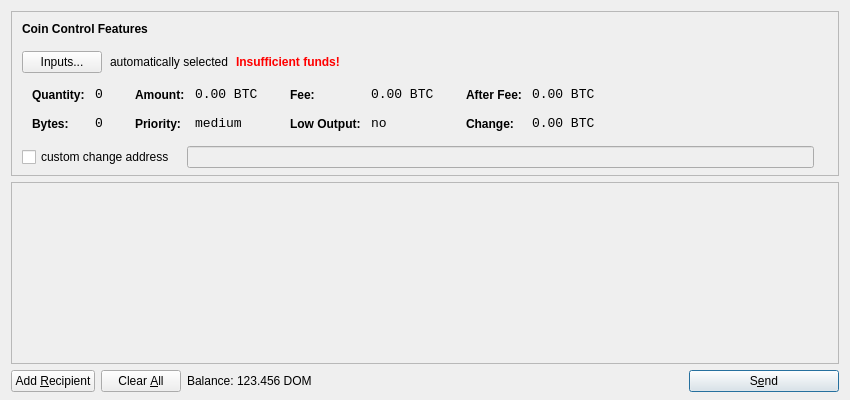
<?xml version="1.0" encoding="UTF-8"?>
<ui version="4.0">
 <class>SendCoinsDialog</class>
 <widget class="QDialog" name="SendCoinsDialog">
  <property name="geometry">
   <rect>
    <x>0</x>
    <y>0</y>
    <width>850</width>
    <height>400</height>
   </rect>
  </property>
  <property name="windowTitle">
   <string>Send Coins</string>
  </property>
  <layout class="QVBoxLayout" name="verticalLayout" stretch="0,1,0">
   <property name="bottomMargin">
    <number>8</number>
   </property>
   <item>
    <widget class="QFrame" name="frameCoinControl">
     <property name="sizePolicy">
      <sizepolicy hsizetype="Expanding" vsizetype="Expanding">
       <horstretch>0</horstretch>
       <verstretch>0</verstretch>
      </sizepolicy>
     </property>
     <property name="maximumSize">
      <size>
       <width>16777215</width>
       <height>16777215</height>
      </size>
     </property>
     <property name="frameShape">
      <enum>QFrame::StyledPanel</enum>
     </property>
     <property name="frameShadow">
      <enum>QFrame::Sunken</enum>
     </property>
     <layout class="QVBoxLayout" name="verticalLayoutCoinControl2">
      <property name="spacing">
       <number>-1</number>
      </property>
      <property name="leftMargin">
       <number>0</number>
      </property>
      <property name="topMargin">
       <number>0</number>
      </property>
      <property name="rightMargin">
       <number>0</number>
      </property>
      <property name="bottomMargin">
       <number>6</number>
      </property>
      <item>
       <layout class="QVBoxLayout" name="verticalLayoutCoinControl" stretch="0,0,0,0,1">
        <property name="spacing">
         <number>0</number>
        </property>
        <property name="leftMargin">
         <number>10</number>
        </property>
        <property name="topMargin">
         <number>10</number>
        </property>
        <item>
         <layout class="QHBoxLayout" name="horizontalLayoutCoinControl1">
          <property name="bottomMargin">
           <number>15</number>
          </property>
          <item>
           <widget class="QLabel" name="labelCoinControlFeatures">
            <property name="sizePolicy">
             <sizepolicy hsizetype="Preferred" vsizetype="Maximum">
              <horstretch>0</horstretch>
              <verstretch>0</verstretch>
             </sizepolicy>
            </property>
            <property name="font">
             <font>
              <weight>75</weight>
              <bold>true</bold>
             </font>
            </property>
            <property name="styleSheet">
             <string notr="true">font-weight:bold;</string>
            </property>
            <property name="text">
             <string>Coin Control Features</string>
            </property>
           </widget>
          </item>
         </layout>
        </item>
        <item>
         <layout class="QHBoxLayout" name="horizontalLayoutCoinControl2" stretch="0,0,0,0">
          <property name="spacing">
           <number>8</number>
          </property>
          <property name="bottomMargin">
           <number>10</number>
          </property>
          <item>
           <widget class="QPushButton" name="pushButtonCoinControl">
            <property name="styleSheet">
             <string notr="true"/>
            </property>
            <property name="text">
             <string>Inputs...</string>
            </property>
           </widget>
          </item>
          <item>
           <widget class="QLabel" name="labelCoinControlAutomaticallySelected">
            <property name="text">
             <string>automatically selected</string>
            </property>
            <property name="margin">
             <number>5</number>
            </property>
           </widget>
          </item>
          <item>
           <widget class="QLabel" name="labelCoinControlInsuffFunds">
            <property name="font">
             <font>
              <weight>75</weight>
              <bold>true</bold>
             </font>
            </property>
            <property name="styleSheet">
             <string notr="true">color:red;font-weight:bold;</string>
            </property>
            <property name="text">
             <string>Insufficient funds!</string>
            </property>
            <property name="margin">
             <number>5</number>
            </property>
           </widget>
          </item>
          <item>
           <spacer name="horizontalSpacerCoinControl">
            <property name="orientation">
             <enum>Qt::Horizontal</enum>
            </property>
            <property name="sizeHint" stdset="0">
             <size>
              <width>40</width>
              <height>1</height>
             </size>
            </property>
           </spacer>
          </item>
         </layout>
        </item>
        <item>
         <widget class="QWidget" name="widgetCoinControl" native="true">
          <property name="sizePolicy">
           <sizepolicy hsizetype="Preferred" vsizetype="Preferred">
            <horstretch>0</horstretch>
            <verstretch>0</verstretch>
           </sizepolicy>
          </property>
          <property name="minimumSize">
           <size>
            <width>0</width>
            <height>0</height>
           </size>
          </property>
          <property name="styleSheet">
           <string notr="true"/>
          </property>
          <layout class="QHBoxLayout" name="horizontalLayoutCoinControl5">
           <property name="margin">
            <number>0</number>
           </property>
           <item>
            <layout class="QHBoxLayout" name="horizontalLayoutCoinControl3" stretch="0,0,0,1">
             <property name="spacing">
              <number>20</number>
             </property>
             <property name="topMargin">
              <number>0</number>
             </property>
             <property name="bottomMargin">
              <number>10</number>
             </property>
             <item>
              <layout class="QFormLayout" name="formLayoutCoinControl1">
               <property name="horizontalSpacing">
                <number>10</number>
               </property>
               <property name="verticalSpacing">
                <number>14</number>
               </property>
               <property name="leftMargin">
                <number>10</number>
               </property>
               <property name="topMargin">
                <number>4</number>
               </property>
               <property name="rightMargin">
                <number>6</number>
               </property>
               <item row="0" column="0">
                <widget class="QLabel" name="labelCoinControlQuantityText">
                 <property name="styleSheet">
                  <string notr="true">font-weight:bold;</string>
                 </property>
                 <property name="text">
                  <string>Quantity:</string>
                 </property>
                 <property name="margin">
                  <number>0</number>
                 </property>
                </widget>
               </item>
               <item row="0" column="1">
                <widget class="QLabel" name="labelCoinControlQuantity">
                 <property name="font">
                  <font>
                   <family>Monospace</family>
                   <pointsize>10</pointsize>
                  </font>
                 </property>
                 <property name="cursor">
                  <cursorShape>IBeamCursor</cursorShape>
                 </property>
                 <property name="contextMenuPolicy">
                  <enum>Qt::ActionsContextMenu</enum>
                 </property>
                 <property name="text">
                  <string notr="true">0</string>
                 </property>
                 <property name="margin">
                  <number>0</number>
                 </property>
                 <property name="textInteractionFlags">
                  <set>Qt::LinksAccessibleByMouse|Qt::TextSelectableByKeyboard|Qt::TextSelectableByMouse</set>
                 </property>
                </widget>
               </item>
               <item row="1" column="0">
                <widget class="QLabel" name="labelCoinControlBytesText">
                 <property name="styleSheet">
                  <string notr="true">font-weight:bold;</string>
                 </property>
                 <property name="text">
                  <string>Bytes:</string>
                 </property>
                </widget>
               </item>
               <item row="1" column="1">
                <widget class="QLabel" name="labelCoinControlBytes">
                 <property name="font">
                  <font>
                   <family>Monospace</family>
                   <pointsize>10</pointsize>
                  </font>
                 </property>
                 <property name="cursor">
                  <cursorShape>IBeamCursor</cursorShape>
                 </property>
                 <property name="contextMenuPolicy">
                  <enum>Qt::ActionsContextMenu</enum>
                 </property>
                 <property name="text">
                  <string notr="true">0</string>
                 </property>
                 <property name="textInteractionFlags">
                  <set>Qt::LinksAccessibleByMouse|Qt::TextSelectableByKeyboard|Qt::TextSelectableByMouse</set>
                 </property>
                </widget>
               </item>
              </layout>
             </item>
             <item>
              <layout class="QFormLayout" name="formLayoutCoinControl2">
               <property name="horizontalSpacing">
                <number>10</number>
               </property>
               <property name="verticalSpacing">
                <number>14</number>
               </property>
               <property name="leftMargin">
                <number>6</number>
               </property>
               <property name="topMargin">
                <number>4</number>
               </property>
               <property name="rightMargin">
                <number>6</number>
               </property>
               <item row="0" column="0">
                <widget class="QLabel" name="labelCoinControlAmountText">
                 <property name="styleSheet">
                  <string notr="true">font-weight:bold;</string>
                 </property>
                 <property name="text">
                  <string>Amount:</string>
                 </property>
                 <property name="margin">
                  <number>0</number>
                 </property>
                </widget>
               </item>
               <item row="0" column="1">
                <widget class="QLabel" name="labelCoinControlAmount">
                 <property name="font">
                  <font>
                   <family>Monospace</family>
                   <pointsize>10</pointsize>
                  </font>
                 </property>
                 <property name="cursor">
                  <cursorShape>IBeamCursor</cursorShape>
                 </property>
                 <property name="contextMenuPolicy">
                  <enum>Qt::ActionsContextMenu</enum>
                 </property>
                 <property name="text">
                  <string notr="true">0.00 BTC</string>
                 </property>
                 <property name="textInteractionFlags">
                  <set>Qt::LinksAccessibleByMouse|Qt::TextSelectableByKeyboard|Qt::TextSelectableByMouse</set>
                 </property>
                </widget>
               </item>
               <item row="1" column="0">
                <widget class="QLabel" name="labelCoinControlPriorityText">
                 <property name="styleSheet">
                  <string notr="true">font-weight:bold;</string>
                 </property>
                 <property name="text">
                  <string>Priority:</string>
                 </property>
                </widget>
               </item>
               <item row="1" column="1">
                <widget class="QLabel" name="labelCoinControlPriority">
                 <property name="font">
                  <font>
                   <family>Monospace</family>
                   <pointsize>10</pointsize>
                  </font>
                 </property>
                 <property name="cursor">
                  <cursorShape>IBeamCursor</cursorShape>
                 </property>
                 <property name="contextMenuPolicy">
                  <enum>Qt::ActionsContextMenu</enum>
                 </property>
                 <property name="text">
                  <string>medium</string>
                 </property>
                 <property name="textInteractionFlags">
                  <set>Qt::LinksAccessibleByMouse|Qt::TextSelectableByKeyboard|Qt::TextSelectableByMouse</set>
                 </property>
                </widget>
               </item>
              </layout>
             </item>
             <item>
              <layout class="QFormLayout" name="formLayoutCoinControl3">
               <property name="horizontalSpacing">
                <number>10</number>
               </property>
               <property name="verticalSpacing">
                <number>14</number>
               </property>
               <property name="leftMargin">
                <number>6</number>
               </property>
               <property name="topMargin">
                <number>4</number>
               </property>
               <property name="rightMargin">
                <number>6</number>
               </property>
               <item row="0" column="0">
                <widget class="QLabel" name="labelCoinControlFeeText">
                 <property name="styleSheet">
                  <string notr="true">font-weight:bold;</string>
                 </property>
                 <property name="text">
                  <string>Fee:</string>
                 </property>
                 <property name="margin">
                  <number>0</number>
                 </property>
                </widget>
               </item>
               <item row="0" column="1">
                <widget class="QLabel" name="labelCoinControlFee">
                 <property name="font">
                  <font>
                   <family>Monospace</family>
                   <pointsize>10</pointsize>
                  </font>
                 </property>
                 <property name="cursor">
                  <cursorShape>IBeamCursor</cursorShape>
                 </property>
                 <property name="contextMenuPolicy">
                  <enum>Qt::ActionsContextMenu</enum>
                 </property>
                 <property name="text">
                  <string notr="true">0.00 BTC</string>
                 </property>
                 <property name="textInteractionFlags">
                  <set>Qt::LinksAccessibleByMouse|Qt::TextSelectableByKeyboard|Qt::TextSelectableByMouse</set>
                 </property>
                </widget>
               </item>
               <item row="1" column="0">
                <widget class="QLabel" name="labelCoinControlLowOutputText">
                 <property name="styleSheet">
                  <string notr="true">font-weight:bold;</string>
                 </property>
                 <property name="text">
                  <string>Low Output:</string>
                 </property>
                </widget>
               </item>
               <item row="1" column="1">
                <widget class="QLabel" name="labelCoinControlLowOutput">
                 <property name="font">
                  <font>
                   <family>Monospace</family>
                   <pointsize>10</pointsize>
                  </font>
                 </property>
                 <property name="cursor">
                  <cursorShape>IBeamCursor</cursorShape>
                 </property>
                 <property name="contextMenuPolicy">
                  <enum>Qt::ActionsContextMenu</enum>
                 </property>
                 <property name="text">
                  <string>no</string>
                 </property>
                 <property name="textInteractionFlags">
                  <set>Qt::LinksAccessibleByMouse|Qt::TextSelectableByKeyboard|Qt::TextSelectableByMouse</set>
                 </property>
                </widget>
               </item>
              </layout>
             </item>
             <item>
              <layout class="QFormLayout" name="formLayoutCoinControl4">
               <property name="horizontalSpacing">
                <number>10</number>
               </property>
               <property name="verticalSpacing">
                <number>14</number>
               </property>
               <property name="leftMargin">
                <number>6</number>
               </property>
               <property name="topMargin">
                <number>4</number>
               </property>
               <property name="rightMargin">
                <number>6</number>
               </property>
               <item row="0" column="0">
                <widget class="QLabel" name="labelCoinControlAfterFeeText">
                 <property name="styleSheet">
                  <string notr="true">font-weight:bold;</string>
                 </property>
                 <property name="text">
                  <string>After Fee:</string>
                 </property>
                 <property name="margin">
                  <number>0</number>
                 </property>
                </widget>
               </item>
               <item row="0" column="1">
                <widget class="QLabel" name="labelCoinControlAfterFee">
                 <property name="font">
                  <font>
                   <family>Monospace</family>
                   <pointsize>10</pointsize>
                  </font>
                 </property>
                 <property name="cursor">
                  <cursorShape>IBeamCursor</cursorShape>
                 </property>
                 <property name="contextMenuPolicy">
                  <enum>Qt::ActionsContextMenu</enum>
                 </property>
                 <property name="text">
                  <string notr="true">0.00 BTC</string>
                 </property>
                 <property name="textInteractionFlags">
                  <set>Qt::LinksAccessibleByMouse|Qt::TextSelectableByKeyboard|Qt::TextSelectableByMouse</set>
                 </property>
                </widget>
               </item>
               <item row="1" column="0">
                <widget class="QLabel" name="labelCoinControlChangeText">
                 <property name="styleSheet">
                  <string notr="true">font-weight:bold;</string>
                 </property>
                 <property name="text">
                  <string>Change:</string>
                 </property>
                </widget>
               </item>
               <item row="1" column="1">
                <widget class="QLabel" name="labelCoinControlChange">
                 <property name="font">
                  <font>
                   <family>Monospace</family>
                   <pointsize>10</pointsize>
                  </font>
                 </property>
                 <property name="cursor">
                  <cursorShape>IBeamCursor</cursorShape>
                 </property>
                 <property name="contextMenuPolicy">
                  <enum>Qt::ActionsContextMenu</enum>
                 </property>
                 <property name="text">
                  <string notr="true">0.00 BTC</string>
                 </property>
                 <property name="textInteractionFlags">
                  <set>Qt::LinksAccessibleByMouse|Qt::TextSelectableByKeyboard|Qt::TextSelectableByMouse</set>
                 </property>
                </widget>
               </item>
              </layout>
             </item>
            </layout>
           </item>
          </layout>
         </widget>
        </item>
        <item>
         <layout class="QHBoxLayout" name="horizontalLayoutCoinControl4" stretch="0,0,0">
          <property name="spacing">
           <number>12</number>
          </property>
          <property name="sizeConstraint">
           <enum>QLayout::SetDefaultConstraint</enum>
          </property>
          <property name="topMargin">
           <number>5</number>
          </property>
          <property name="rightMargin">
           <number>5</number>
          </property>
          <item>
           <widget class="QCheckBox" name="checkBoxCoinControlChange">
            <property name="text">
             <string>custom change address</string>
            </property>
           </widget>
          </item>
          <item>
           <widget class="QLineEdit" name="lineEditCoinControlChange">
            <property name="enabled">
             <bool>false</bool>
            </property>
            <property name="sizePolicy">
             <sizepolicy hsizetype="Expanding" vsizetype="Fixed">
              <horstretch>0</horstretch>
              <verstretch>0</verstretch>
             </sizepolicy>
            </property>
           </widget>
          </item>
          <item>
           <widget class="QLabel" name="labelCoinControlChangeLabel">
            <property name="sizePolicy">
             <sizepolicy hsizetype="Preferred" vsizetype="Expanding">
              <horstretch>0</horstretch>
              <verstretch>0</verstretch>
             </sizepolicy>
            </property>
            <property name="minimumSize">
             <size>
              <width>0</width>
              <height>0</height>
             </size>
            </property>
            <property name="text">
             <string/>
            </property>
            <property name="margin">
             <number>3</number>
            </property>
           </widget>
          </item>
         </layout>
        </item>
        <item>
         <spacer name="verticalSpacerCoinControl">
          <property name="orientation">
           <enum>Qt::Vertical</enum>
          </property>
          <property name="sizeHint" stdset="0">
           <size>
            <width>800</width>
            <height>1</height>
           </size>
          </property>
         </spacer>
        </item>
       </layout>
      </item>
     </layout>
    </widget>
   </item>
   <item>
    <widget class="QScrollArea" name="scrollArea">
     <property name="widgetResizable">
      <bool>true</bool>
     </property>
     <widget class="QWidget" name="scrollAreaWidgetContents">
      <property name="geometry">
       <rect>
        <x>0</x>
        <y>0</y>
        <width>830</width>
        <height>165</height>
       </rect>
      </property>
      <layout class="QVBoxLayout" name="verticalLayout_2">
       <property name="margin">
        <number>0</number>
       </property>
       <item>
        <layout class="QVBoxLayout" name="entries">
         <property name="spacing">
          <number>6</number>
         </property>
        </layout>
       </item>
       <item>
        <spacer name="verticalSpacer">
         <property name="orientation">
          <enum>Qt::Vertical</enum>
         </property>
         <property name="sizeHint" stdset="0">
          <size>
           <width>20</width>
           <height>40</height>
          </size>
         </property>
        </spacer>
       </item>
      </layout>
     </widget>
    </widget>
   </item>
   <item>
    <layout class="QHBoxLayout" name="horizontalLayout">
     <item>
      <widget class="QPushButton" name="addButton">
       <property name="toolTip">
        <string>Send to multiple recipients at once</string>
       </property>
       <property name="text">
        <string>Add &amp;Recipient</string>
       </property>
       <property name="icon">
        <iconset resource="../bitcoin.qrc">
         <normaloff>:/icons/add</normaloff>:/icons/add</iconset>
       </property>
       <property name="autoDefault">
        <bool>false</bool>
       </property>
      </widget>
     </item>
     <item>
      <widget class="QPushButton" name="clearButton">
       <property name="sizePolicy">
        <sizepolicy hsizetype="Minimum" vsizetype="Fixed">
         <horstretch>0</horstretch>
         <verstretch>0</verstretch>
        </sizepolicy>
       </property>
       <property name="toolTip">
        <string>Remove all transaction fields</string>
       </property>
       <property name="text">
        <string>Clear &amp;All</string>
       </property>
       <property name="icon">
        <iconset resource="../bitcoin.qrc">
         <normaloff>:/icons/remove</normaloff>:/icons/remove</iconset>
       </property>
       <property name="autoRepeatDelay">
        <number>300</number>
       </property>
       <property name="autoDefault">
        <bool>false</bool>
       </property>
      </widget>
     </item>
     <item>
      <layout class="QHBoxLayout" name="horizontalLayout_2">
       <property name="spacing">
        <number>3</number>
       </property>
       <item>
        <widget class="QLabel" name="label">
         <property name="text">
          <string>Balance:</string>
         </property>
        </widget>
       </item>
       <item>
        <widget class="QLabel" name="labelBalance">
         <property name="cursor">
          <cursorShape>IBeamCursor</cursorShape>
         </property>
         <property name="text">
          <string>123.456 DOM</string>
         </property>
         <property name="textInteractionFlags">
          <set>Qt::LinksAccessibleByMouse|Qt::TextSelectableByKeyboard|Qt::TextSelectableByMouse</set>
         </property>
        </widget>
       </item>
      </layout>
     </item>
     <item>
      <spacer name="horizontalSpacer">
       <property name="orientation">
        <enum>Qt::Horizontal</enum>
       </property>
       <property name="sizeHint" stdset="0">
        <size>
         <width>40</width>
         <height>20</height>
        </size>
       </property>
      </spacer>
     </item>
     <item>
      <widget class="QPushButton" name="sendButton">
       <property name="minimumSize">
        <size>
         <width>150</width>
         <height>0</height>
        </size>
       </property>
       <property name="toolTip">
        <string>Confirm the send action</string>
       </property>
       <property name="text">
        <string>S&amp;end</string>
       </property>
       <property name="icon">
        <iconset resource="../bitcoin.qrc">
         <normaloff>:/icons/send</normaloff>:/icons/send</iconset>
       </property>
       <property name="default">
        <bool>true</bool>
       </property>
      </widget>
     </item>
    </layout>
   </item>
  </layout>
 </widget>
 <resources>
  <include location="../bitcoin.qrc"/>
 </resources>
 <connections/>
</ui>
